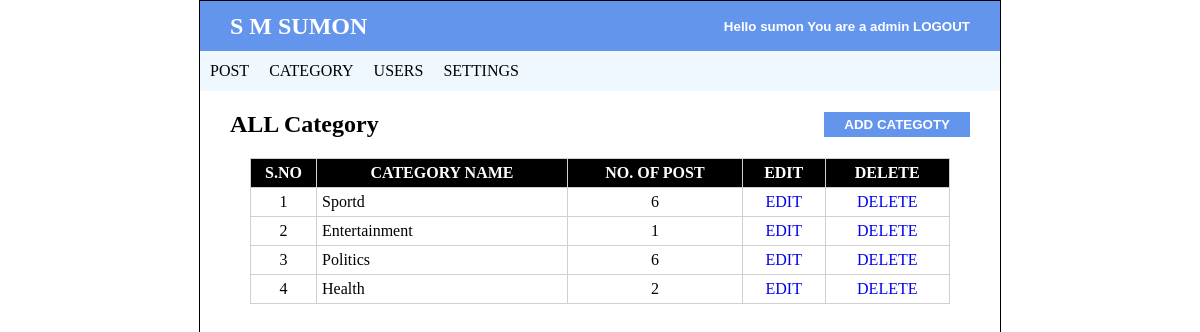
The app's page /admin/category.php (signed in) with its own data.
### tables this page shows
CREATE TABLE `settings` (
  `websitename` varchar(60) NOT NULL,
  `logo` varchar(50) NOT NULL,
  `footerdesc` varchar(255) NOT NULL
);

CREATE TABLE `category` (
  `category_id` int NOT NULL,
  `category_name` varchar(20) NOT NULL,
  `post` int DEFAULT NULL
);

### admin/category.php (the view, shortened to what this page needs)
<?php
    include 'header.php';
?>
<!DOCTYPE html>
<html lang="en">
<head>
    <link rel="stylesheet" href="../css/style.css">
</head>
<body>
    <section id="add_button_section">
        <h1>ALL Category</h1>
        <button><a href="add_category.php">ADD CATEGOTY</a></button>
    </section>
    <section id="table_user_section">
        <div>
            <?php
                    include 'config.php';
                    $sql = "SELECT * FROM category";
                    $result = mysqli_query($conn, $sql);
                    if(mysqli_num_rows($result) > 0){
            ?>
            <table border="black" cellpadding ="50">
                <thead>
                    <th>S.NO</th>
                    <th>CATEGORY NAME</th>
                    <th>NO. OF POST</th>
                    <th>EDIT</th>
                    <th>DELETE</th>
                </thead>
                <?php
                    $serial = 1;
                    while($row = mysqli_fetch_assoc($result)){
                ?>
                <tr>
                    <td><?php echo $serial ;?></td>
                    <td style="text-align: start;"><?php echo $row['category_name'];?></td>
                    <td><?php echo $row['post'];?></td>
                    <td><a href="update_category.php?ceid=<?php echo $row['category_id'];?>">EDIT</a></td>
                    <td><a href="delete_category.php?cdid=<?php echo $row['category_id'];?>">DELETE</a></td>
                </tr>
                <?php
                    $serial ++;
                    }
                ?>
            </table>
            <?php
                }
            ?>
        </div>
    </section>
</body>
</html>

### admin/header.php (shortened to what this page needs)
<!DOCTYPE html>
<html lang="en">
<head>
    <link rel="stylesheet" href="../css/style.css">
</head>
<body class="admin_header_body">
<section id="user_header_section">
        <?php
            include "config.php";
            $sql = "SELECT * FROM settings";
            $result = mysqli_query($conn,$sql) or die("Connection Failed");
            if(mysqli_num_rows($result) > 0 ){
                while($row = mysqli_fetch_array($result)){
        ?>
        <h1><?php echo $row['websitename'];?></h1>
        <?php
                }
            }
        ?>
        <button><a href="logout.php">Hello <?php echo $_SESSION["username"];?> You are a <?php if($_SESSION["user_role"] ==1 ){echo "admin";}else{echo "User";}?> LOGOUT</a></button>
    </section>
    <section id="user_menu">
        <ul>
            <li><a href="post.php">POST</a></li>
            <?php
                if($_SESSION["user_role"] == 1){
            ?>
            <li><a href="category.php">CATEGORY</a></li>
            <li><a href="users.php">USERS</a></li>
            <li><a href="settings.php">SETTINGS</a></li>
            <?php }?>
        </ul>
    </section>
</body>
</html>

### css/style.css (style rules this page uses)
* { margin: 0; padding: 0; }
body { width: 1000PX; border: 1px solid black; margin: 0 auto; }
.admin_header_body { width: 800PX; height: 100vh; border: 1px solid black; margin: 0 auto; }
#user_header_section { background-color: cornflowerblue; height: 50px; width: auto; display: flex; justify-content: space-between; margin: 0; padding: 0 30px; text-align: center; align-items: center; color: white; }
#user_header_section button { background-color: cornflowerblue; border: none; color: white; font-weight: 800; }
#user_header_section button a { text-decoration: none; color: white; }
#user_menu { height: 40px; width: auto; background-color: aliceblue; align-items: center; display: flex; }
#user_menu ul li { float: left; list-style: none; }
#user_menu ul li a { padding: 11px 10px; color: rgb(0, 0, 0); text-decoration: none; }
#add_button_section { display: flex; justify-content: space-between; margin: 0; padding: 0 30px; text-align: center; align-items: center; margin-top: 20px; }
#add_button_section button { border: none; font-weight: 700; color: white; }
#add_button_section button a { padding: 5px 20px; color: white; text-decoration: none; background-color: cornflowerblue; }
#table_user_section table { margin: 0 auto; width: 700px; text-align: center; border-collapse: collapse; border: 1px solid rgb(208, 208, 208); margin-top: 20px; }
#table_user_section table th { background-color: black; color: white; padding: 5px 0; }
#table_user_section table td { padding: 5px 5px; }
a { text-decoration: none; }

### records on screen
settings: websitename "S M SUMON"
category: category_name "Sportd", post "6"
category: category_name "Entertainment", post "1"
category: category_name "Politics", post "6"
category: category_name "Health", post "2"

### other values on screen
$_SESSION["username"] "sumon"
